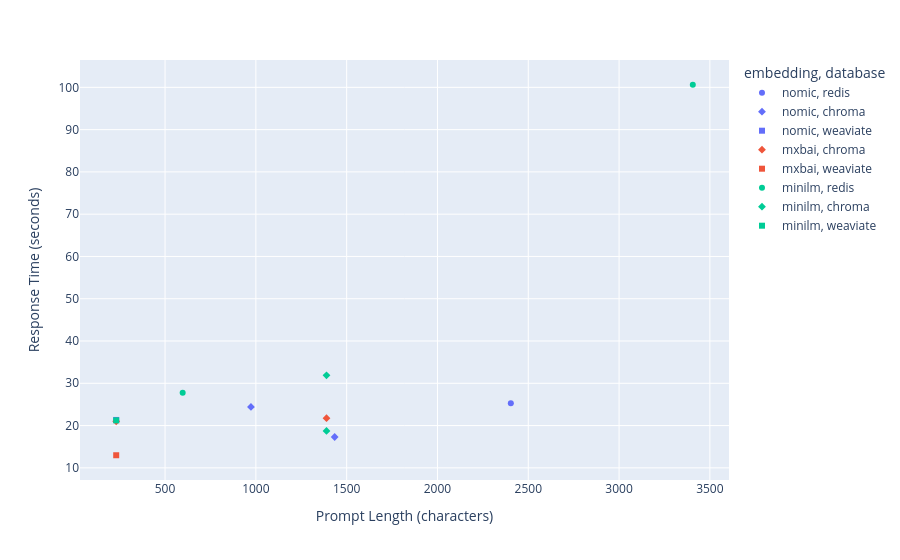

The code cell stored with this chart in its notebook:
### Code cell
fig = px.scatter(df, x='prompt_length', y='response_time_sec', color='embedding', symbol='database')
fig.update_layout(xaxis_title='Prompt Length (characters)',
                  yaxis_title='Response Time (seconds)',)
fig

### Figure 1 — Plotly figure (JSON) as saved in the notebook; plotly's stock layout.template omitted (floating-point values rounded to 4 significant figures)
{"data": [{"hovertemplate": "embedding=nomic<br>database=redis<br>prompt_length=%{x}<br>response_time_sec=%{y}<extra></extra>", "legendgroup": "nomic, redis", "marker": {"color": "#636efa", "symbol": "circle"}, "mode": "markers", "name": "nomic, redis", "orientation": "v", "showlegend": true, "type": "scatter", "x": [2404], "xaxis": "x", "y": [25.3], "yaxis": "y"}, {"hovertemplate": "embedding=nomic<br>database=chroma<br>prompt_length=%{x}<br>response_time_sec=%{y}<extra></extra>", "legendgroup": "nomic, chroma", "marker": {"color": "#636efa", "symbol": "diamond"}, "mode": "markers", "name": "nomic, chroma", "orientation": "v", "showlegend": true, "type": "scatter", "x": [973, 1434], "xaxis": "x", "y": [24.41, 17.3], "yaxis": "y"}, {"hovertemplate": "embedding=nomic<br>database=weaviate<br>prompt_length=%{x}<br>response_time_sec=%{y}<extra></extra>", "legendgroup": "nomic, weaviate", "marker": {"color": "#636efa", "symbol": "square"}, "mode": "markers", "name": "nomic, weaviate", "orientation": "v", "showlegend": true, "type": "scatter", "x": [231], "xaxis": "x", "y": [21.33], "yaxis": "y"}, {"hovertemplate": "embedding=mxbai<br>database=chroma<br>prompt_length=%{x}<br>response_time_sec=%{y}<extra></extra>", "legendgroup": "mxbai, chroma", "marker": {"color": "#EF553B", "symbol": "diamond"}, "mode": "markers", "name": "mxbai, chroma", "orientation": "v", "showlegend": true, "type": "scatter", "x": [231, 1389], "xaxis": "x", "y": [21.0, 21.76], "yaxis": "y"}, {"hovertemplate": "embedding=mxbai<br>database=weaviate<br>prompt_length=%{x}<br>response_time_sec=%{y}<extra></extra>", "legendgroup": "mxbai, weaviate", "marker": {"color": "#EF553B", "symbol": "square"}, "mode": "markers", "name": "mxbai, weaviate", "orientation": "v", "showlegend": true, "type": "scatter", "x": [231], "xaxis": "x", "y": [12.98], "yaxis": "y"}, {"hovertemplate": "embedding=minilm<br>database=redis<br>prompt_length=%{x}<br>response_time_sec=%{y}<extra></extra>", "legendgroup": "minilm, redis", "marker": {"color": "#00cc96", "symbol": "circle"}, "mode": "markers", "name": "minilm, redis", "orientation": "v", "showlegend": true, "type": "scatter", "x": [597, 3406], "xaxis": "x", "y": [27.76, 100.6], "yaxis": "y"}, {"hovertemplate": "embedding=minilm<br>database=chroma<br>prompt_length=%{x}<br>response_time_sec=%{y}<extra></extra>", "legendgroup": "minilm, chroma", "marker": {"color": "#00cc96", "symbol": "diamond"}, "mode": "markers", "name": "minilm, chroma", "orientation": "v", "showlegend": true, "type": "scatter", "x": [1389, 1389], "xaxis": "x", "y": [31.88, 18.74], "yaxis": "y"}, {"hovertemplate": "embedding=minilm<br>database=weaviate<br>prompt_length=%{x}<br>response_time_sec=%{y}<extra></extra>", "legendgroup": "minilm, weaviate", "marker": {"color": "#00cc96", "symbol": "square"}, "mode": "markers", "name": "minilm, weaviate", "orientation": "v", "showlegend": true, "type": "scatter", "x": [231], "xaxis": "x", "y": [21.23], "yaxis": "y"}], "layout": {"legend": {"title": {"text": "embedding, database"}, "tracegroupgap": 0}, "margin": {"t": 60}, "xaxis": {"anchor": "y", "domain": [0, 1], "title": {"text": "Prompt Length (characters)"}}, "yaxis": {"anchor": "x", "domain": [0, 1], "title": {"text": "Response Time (seconds)"}}}}
